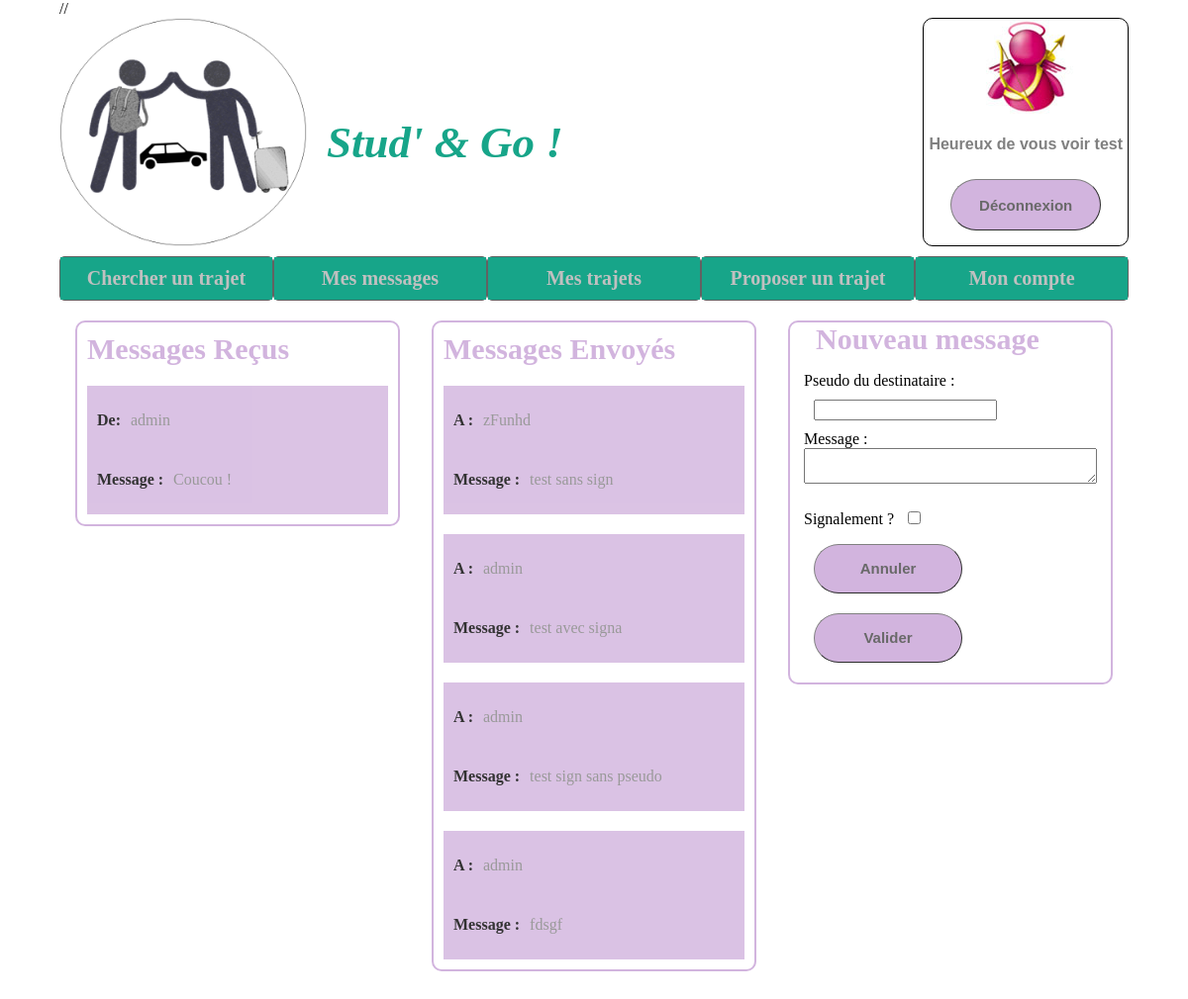
Screenshot of /Controleur/mesMessages.controler.php (signed in) with the database file from the repository.
### tables this page shows
CREATE TABLE MEMBRE (
  id INTEGER,
  nom TEXT NOT NULL,
  prenom TEXT NOT NULL,
  pseudo TEXT NOT NULL unique,
  dateNaissance TEXT NOT NULL,
  adresseMail TEXT NOT NULL unique,
  numeroTel TEXT NOT NULL,
  motDePasse TEXT NOT NULL,
  avatar TEXT NOT NULL,
  signalement INTEGER DEFAULT 0,
  PRIMARY KEY(id)
);

CREATE TABLE MESSAGE (
  numeroMessage INTEGER,
  description TEXT NOT NULL,
  signalement INTEGER DEFAULT 0,
  expediteur INTEGER NOT NULL,
  destinataire INTEGER NOT NULL,
  PRIMARY KEY(numeroMessage),
  FOREIGN KEY (expediteur) REFERENCES membre(id) ON DELETE CASCADE ON UPDATE NO ACTION,
  FOREIGN KEY (destinataire) REFERENCES membre(id) ON DELETE CASCADE ON UPDATE NO ACTION
);

### Modele/messageDAO.model.php (called while the page is built, shortened)
<?php
require_once('message.model.php');
class messageDAO{
  private $db;
  private $database="../Modele/data/coVoiturage.db";
  function __construct(){
    try{
      $this->db = new PDO("sqlite:$this->database",'','');
    }
    catch(Exception $e){
      die('Erreur : '. $e->getMessage());
    }
  }
  function getMessagesEnvoyes($idUtilisateur){
    $requete="SELECT * FROM message WHERE expediteur=$idUtilisateur";
    $mesInfos=$this->db->query($requete);
    $mesMessagesEnvoyes=$mesInfos->fetchAll(PDO::FETCH_CLASS,'Message');
    return (empty($mesMessagesEnvoyes) ? null : $mesMessagesEnvoyes);
  }
  function getMessagesRecus($idUtilisateur){
    $requete="SELECT * FROM message WHERE destinataire=$idUtilisateur;";
    $mesInfos=$this->db->query($requete);
    $mesMessagesRecus=$mesInfos->fetchAll(PDO::FETCH_CLASS,'Message');
    return (empty($mesMessagesRecus) ? null : $mesMessagesRecus);
  }
}
?>

### Modele/view.class.php (called while the page is built, shortened)
<?php
class View {
  private $path="";
  function __construct(string $path="") {
    $this->path = $path;
  }
  function show(string $path="") {
    $p = $path ? $path : $this->path;
    include($p);
  }
}
?>

### Modele/membreDAO.model.php (called while the page is built, shortened)
<?php
class membreDAO{
  private $db;
  private $database = "../Modele/data/coVoiturage.db";
  function __construct(){
    try{
      $this->db = new PDO("sqlite:$this->database",'','');
    }
    catch(Exception $e){
      die('Erreur : '. $e->getMessage());
    }
    $this->db->query('PRAGMA foreign_keys = ON');
  }
  function getMembreById($id){
    $requete = "SELECT * FROM membre WHERE id='$id'";
     $mesInfos = $this->db->query($requete);
     $mesMembres = $mesInfos->fetchAll(PDO::FETCH_CLASS,'Membre');
     return (empty($mesMembres)) ? null : $mesMembres[0];
  }
}
 ?>

### Modele/message.model.php (called while the page is built, shortened)
<?php
  class Message{
    private $description;
    function getDescription(){
      return $this->description;
    }
  }
 ?>

### Vue/mesMessages.vue.php (the view, shortened to what this page needs)
<!DOCTYPE html>
<html lang="fr" dir="ltr">
<head>
  <link rel="stylesheet" href="../Ressource/mainVue.css">
</head>
<body>
  <?php include('zoneUtilisateurOn.view.php'); ?>
  <?php include('../Vue/menuNav.vue.php') ?>
  <div id="mesMessageStyle">
    <div class="categorie">
      <h2>Messages Reçus</h2>
      <?php
      if(!(empty($this->messagesRecus))){
        $i=0;
        foreach ($this->messagesRecus as $unMessageRecu){
          echo "<div class=\"messageEntier\"><div class=\"infoMessage\"><p>De: </p><p>".$this->tableauExpediteurs[$i]."</p></div>";
          echo "<div class=\"infoMessage\"><p>Message : </p><p>".$unMessageRecu->getDescription()."</p></div></div>";
          $i++;
        }
      }?>
    </div>
    <div class="categorie">
      <h2>Messages Envoyés</h2>
      <?php
      if(!(empty($this->messagesEnvoyes))){
        $i=0;
        foreach ($this->messagesEnvoyes as $unMessageEnvoye){
          echo "<div class=\"messageEntier\"><div class=\"infoMessage\"><p>A :</p><p>".$this->tableauDestinataires[$i]."</p></div>";
          echo "<div class=\"infoMessage\"><p>Message : </p><p>".$unMessageEnvoye->getDescription()."</p></div></div>";
          $i++;
        }
      }?>
    </div>
    <form class="categorie"  name="formNewMessage" class="formNewMessage" action="../Controleur/newMessage_form.controler.php" method="post" >
      <fieldset >
        <legend>Nouveau message</legend>
        <label for="champ_destinataire">Pseudo du destinataire :</label>
        <input type="text" name="champ_destinataire">
        <div class="entreeMessage">
          <label for="champ_descriptionMessage">Message :</label>
          <textarea name="champ_descriptionMessage" required></textarea>
        </div>
        <br>
        <label for="champ_signalement">Signalement ?</label>
        <input type="checkbox" name="signalement" id="champ_signalement">
        <div>
          <input class="boutonsLogin" type="reset" value="Annuler">
          <input class="boutonsLogin" type="submit" value="Valider">
        </div>
      </form>
    </div>
  </body>
</html>

### Controleur/mesMessages.controler.php (shortened to what this page needs)
<?php
  if (!isset($_SESSION['id'])) {
    header('Location:../index.php');
  }
  else {
    require_once('../Modele/view.class.php');
    require_once('../Modele/membreDAO.model.php');
    require_once("../Modele/messageDAO.model.php");
    $view = new View();
    $membreDAO = new membreDAO();
    $messageDAO = new messageDAO();
    $membre = $membreDAO->getMembreById($_SESSION['id']);
    $messagesEnvoyes = $messageDAO->getMessagesEnvoyes($_SESSION['id']);
    $messagesRecus=$messageDAO->getMessagesRecus($_SESSION['id']);
    $tableauPseudoExpediteur = array(array());
    $i=0;
    if($messagesRecus!=null){
      foreach ($messagesRecus as $unMessage) {
        $tableauPseudoExpediteur [$i] = $membreDAO->getMembreById($unMessage->getExpediteur())->getPseudo();
        $i++;
      }
    }
    $tableauPseudoDestinataire= array(array());
    $i=0;
    if($messagesEnvoyes!=null){
      foreach ($messagesEnvoyes as $unMessage) {
        $tableauPseudoDestinataire [$i] = $membreDAO->getMembreById($unMessage->getDestinataire())->getPseudo();
        $i++;
      }
    }
    $view->messagesRecus = $messagesRecus;
    $view->messagesEnvoyes=$messagesEnvoyes;
    $view->tableauDestinataires=$tableauPseudoDestinataire;
    $view->tableauExpediteurs=$tableauPseudoExpediteur;
    $view->pseudoMembre=$membre->getPseudo();
    $view->avatarMembre=$membre->getAvatar();
    $view->show('../Vue/mesMessages.vue.php');
  }
 ?>

### Vue/zoneUtilisateurOn.view.php (shortened to what this page needs)
<div id="zoneDeconnexion">
  <div class="enteteLogo">
    <a href="mainControler.controler.php"><img src="./../Ressource/logo.png" alt="Logo du site"></a>
    <h1>Stud' & Go ! </h1>
  </div>
 <div id="messageBienvenue">
   <img src="<?php echo "../Ressource/avatar/$this->avatarMembre"?>" alt="Avatar du membre">
   <p>Heureux de vous voir <?=$this->pseudoMembre ?></p>
   <a href="deconnexion.controler.php"><div class="boutonsLogin">
     <br>Déconnexion
   </div></a>
 </div>
</div>

### Vue/menuNav.vue.php
<ul id="ulMenuNav">
  <li><a href="../Controleur/mainControler.controler.php">Chercher un trajet</a></li>
  <li><a href="../Controleur/mesMessages.controler.php">Mes messages</a></li>
  <li><a href="../Controleur/mesTrajets.controler.php">Mes trajets</a></li>
<li><a href="../Controleur/newTrajet.controler.php">Proposer un trajet</a></li>
  <li><a href="../Controleur/compte.controler.php">Mon compte</a></li>
</ul>

### Ressource/mainVue.css (style rules this page uses)
body { width: 90%; margin: auto; margin-bottom: 100px; }
.enteteLogo { display: flex; }
.enteteLogo a img { width: 250px; }
.enteteLogo h1 { margin-top: 100px; margin-left: 20px; font-size: 45px; color: #17a589; font-style: oblique; font-family: "Bradley Hand"; }
.boutonsLogin { width: 150px; height: 50px; border: 1px grey outset; background-color: #d2b4de ; border-radius: 30px; font-weight: bold; font-family:"Bradley Hand", sans-serif; color: #696969; font-size: 15px; text-align: center; }
a { text-decoration: none; }
#zoneDeconnexion { display: flex; justify-content: space-between; }
#messageBienvenue { align-items: center; border: 1px solid black; border-radius: 10px; font-family: "Optima", sans-serif; font-weight: bold; text-align: center; display: flex; flex-direction: column; justify-content: space-between; }
#messageBienvenue p { margin: 0px 5px 0px 5px; }
#messageBienvenue a { margin: 5px 0px 15px 0px; }
#ulMenuNav { display: flex; list-style-type: none; margin: auto; justify-content: center; align-items: center; margin-top: 10px; padding-left: 0px; }
#ulMenuNav li { border: 1px solid #626262; border-radius: 5px; width: 100%; }
#ulMenuNav a { padding: 10px; display: block; background-color: #17a589; text-decoration: none; color: #C0C0C0; font-weight: bold; text-align: center; font-size: 20px; }
#infosCompte label,p { color: gray; }
#mesMessageStyle { display: flex; flex-direction: row; justify-content: space-between; }
.categorie { margin: auto; margin-top: 20px; justify-content: center; width: 30%; display: flex; flex-direction: column; border: 2px solid #d2b4de; border-radius: 10px; }
#mesMessageStyle fieldset { border: none; }
#mesMessageStyle h2,legend { font-size: 30px; color: #d2b4de; margin:10px; font-weight: bold; }
#mesMessageStyle input { margin:10px; }
textarea { width: 100%; }
.entreeMessage { display: flex; flex-direction: column; }
.infoMessage { display: flex; justify-content:flex-start; margin-bottom: 10px; color: gray; margin: 10px;; }
.messageEntier { background-color: #d2b4de; opacity:0.8; margin: 10px; }
.infoMessage p:first-child,p:nth-child(3) { color: black; font-weight: bold; margin-right: 10px; }

### rows the page displays
membre: avatar (picture), pseudo "test"
message: tableauExpediteurs "admin", description "Coucou !"
message: tableauDestinataires "zFunhd", description "test sans sign"
message: destinataire.nom "admin", description "test avec signa"
message: destinataire.prenom "admin", description "test sign sans pseudo"
message: destinataire.pseudo "admin", description "fdsgf"
